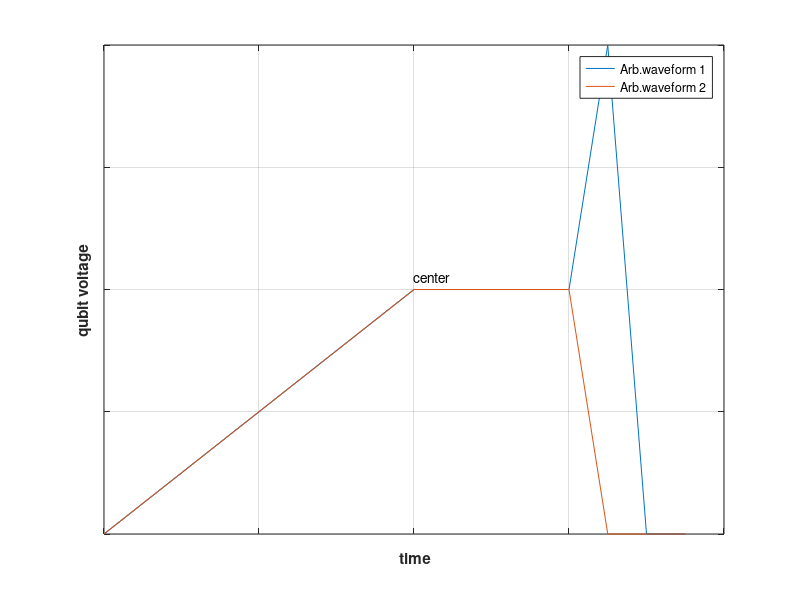
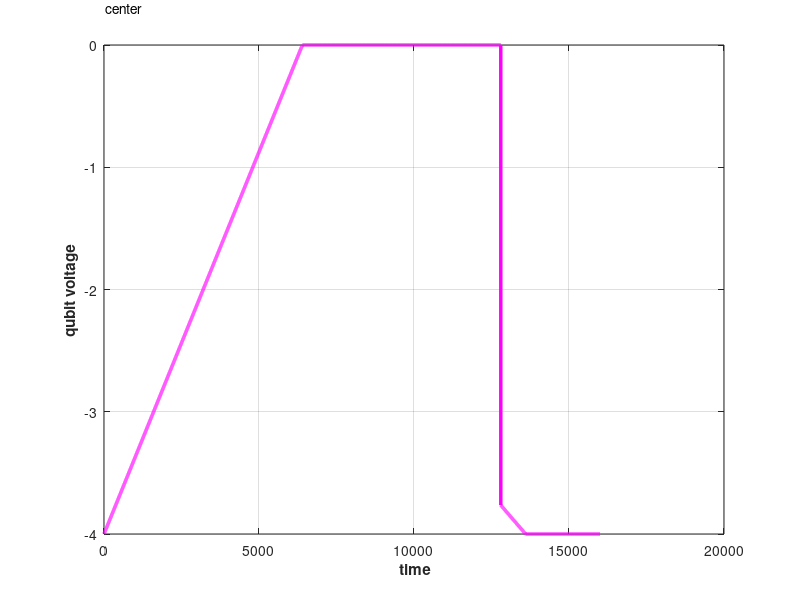

These figures' MATLAB source, in order:
n=16000; cVrf=0;dVrf=4;out=zeros(1,n);
for i=1:n
% if ( i< 2*n/20 )
% out(i)= cVrf-dVrf  + dVrf/(2*n/20)   *( i -0);
% elseif (i<3*n/20)
% out(i)=cVrf;
% elseif (i< 5*n/20)
% out(i)=cVrf -  dVrf/(2*n/20)   *( i -3*n/20 ) ;
% elseif (i< 7*n/20)
% out(i)=cVrf - dVrf+ dVrf/(2*n/20)   *( i -5*n/20 ) ;
% elseif (i< 8*n/20)
% out(i)=cVrf ;
% elseif (i< 10*n/20)
% out(i)=cVrf +  dVrf/(2*n/20)   *( i -8*n/20 ) ;
% elseif (i< 12*n/20)
% out(i)=cVrf + dVrf-  dVrf/(2*n/20)   *( i -10*n/20 ) ;
% elseif (i< 13*n/20)
% out(i)=cVrf ;
% elseif (i< 15*n/20)
% out(i)=cVrf +   dVrf/(2*n/20)   *( i -13*n/20 ) ;
% elseif (i< 17*n/20)
% out(i)=cVrf + dVrf-  dVrf/(2*n/20)   *( i -15*n/20 ) ;
% elseif (i< 18*n/20)
% out(i)=cVrf ;
% elseif (i<= 20*n/20)
% out(i)=cVrf -  dVrf/(2*n/20)   *( i -18*n/20 ) ;
%% second waveform
% if (i<n/8)
% out(i)= cVrf-dVrf  + dVrf/(n/8)    *( i -0);
% elseif (i<2*n/8)
% out(i)= cVrf           - dVrf/(n/8)    *( i -n/8);
% elseif (i<4*n/8)
% out(i)= cVrf-dVrf  + dVrf/(n/8)    *( i -2*n/8);
% elseif (i<5*n/8)
% out(i)= cVrf+dVrf  - dVrf/(n/8)    *( i -4*n/8);
% elseif (i<6*n/8)
% out(i)= cVrf          + dVrf/(n/8)    *( i -5*n/8);
% elseif (i<=8*n/8)
% out(i)= cVrf+dVrf  -  dVrf/(n/8)    *( i -6*n/8);
%% third waveform
if ( i< 8*n/20 )
out(i)= cVrf-dVrf  + dVrf/(8*n/20)   *( i -0);
elseif (i<16*n/20)
out(i)=cVrf;
elseif (i<= 17*n/20)
out(i)=cVrf - dVrf/(17*n/20)   * i  ;
elseif (i<= 20*n/20)
out(i)=cVrf - dVrf ;


end
end
%% 4th waveform
plot([0,4,6,6.5,7,7.5],[-1,0,0,1,-1,-1],[0,4,6,6.5,7,7.5],[-1,0,0,-1,-1,-1])
grid on
 set(gca,'xticklabel',[])
 set(gca,'yticklabel',[])
text(4,0.05,'center')
xlabel('\it\bf time')
ylabel('\it\bf qubit voltage ')
legend('Arb.waveform 1','Arb.waveform 2')
% end
figure(347637);
plot(out,'m','linewidth',2.5)
grid on;
%grid minor;
text(40,0.3,'center')
xlabel('\it\bf time')
ylabel('\it\bf qubit voltage ')
grid on 
%   xticks([-3*pi -2*pi -pi 0 pi 2*pi 3*pi])
% xticklabel({'-3\pi','-2\pi','-\pi','0','\pi','2\pi','3\pi'})
% ytick([-1 -0.8 -0.2 0 0.2 0.8 1])
% set(gca,'xtick',[])
% set(gca,'xticklabel',[])
% % set(gca,'ytick',[])
% set(gca,'yticklabel',[])
